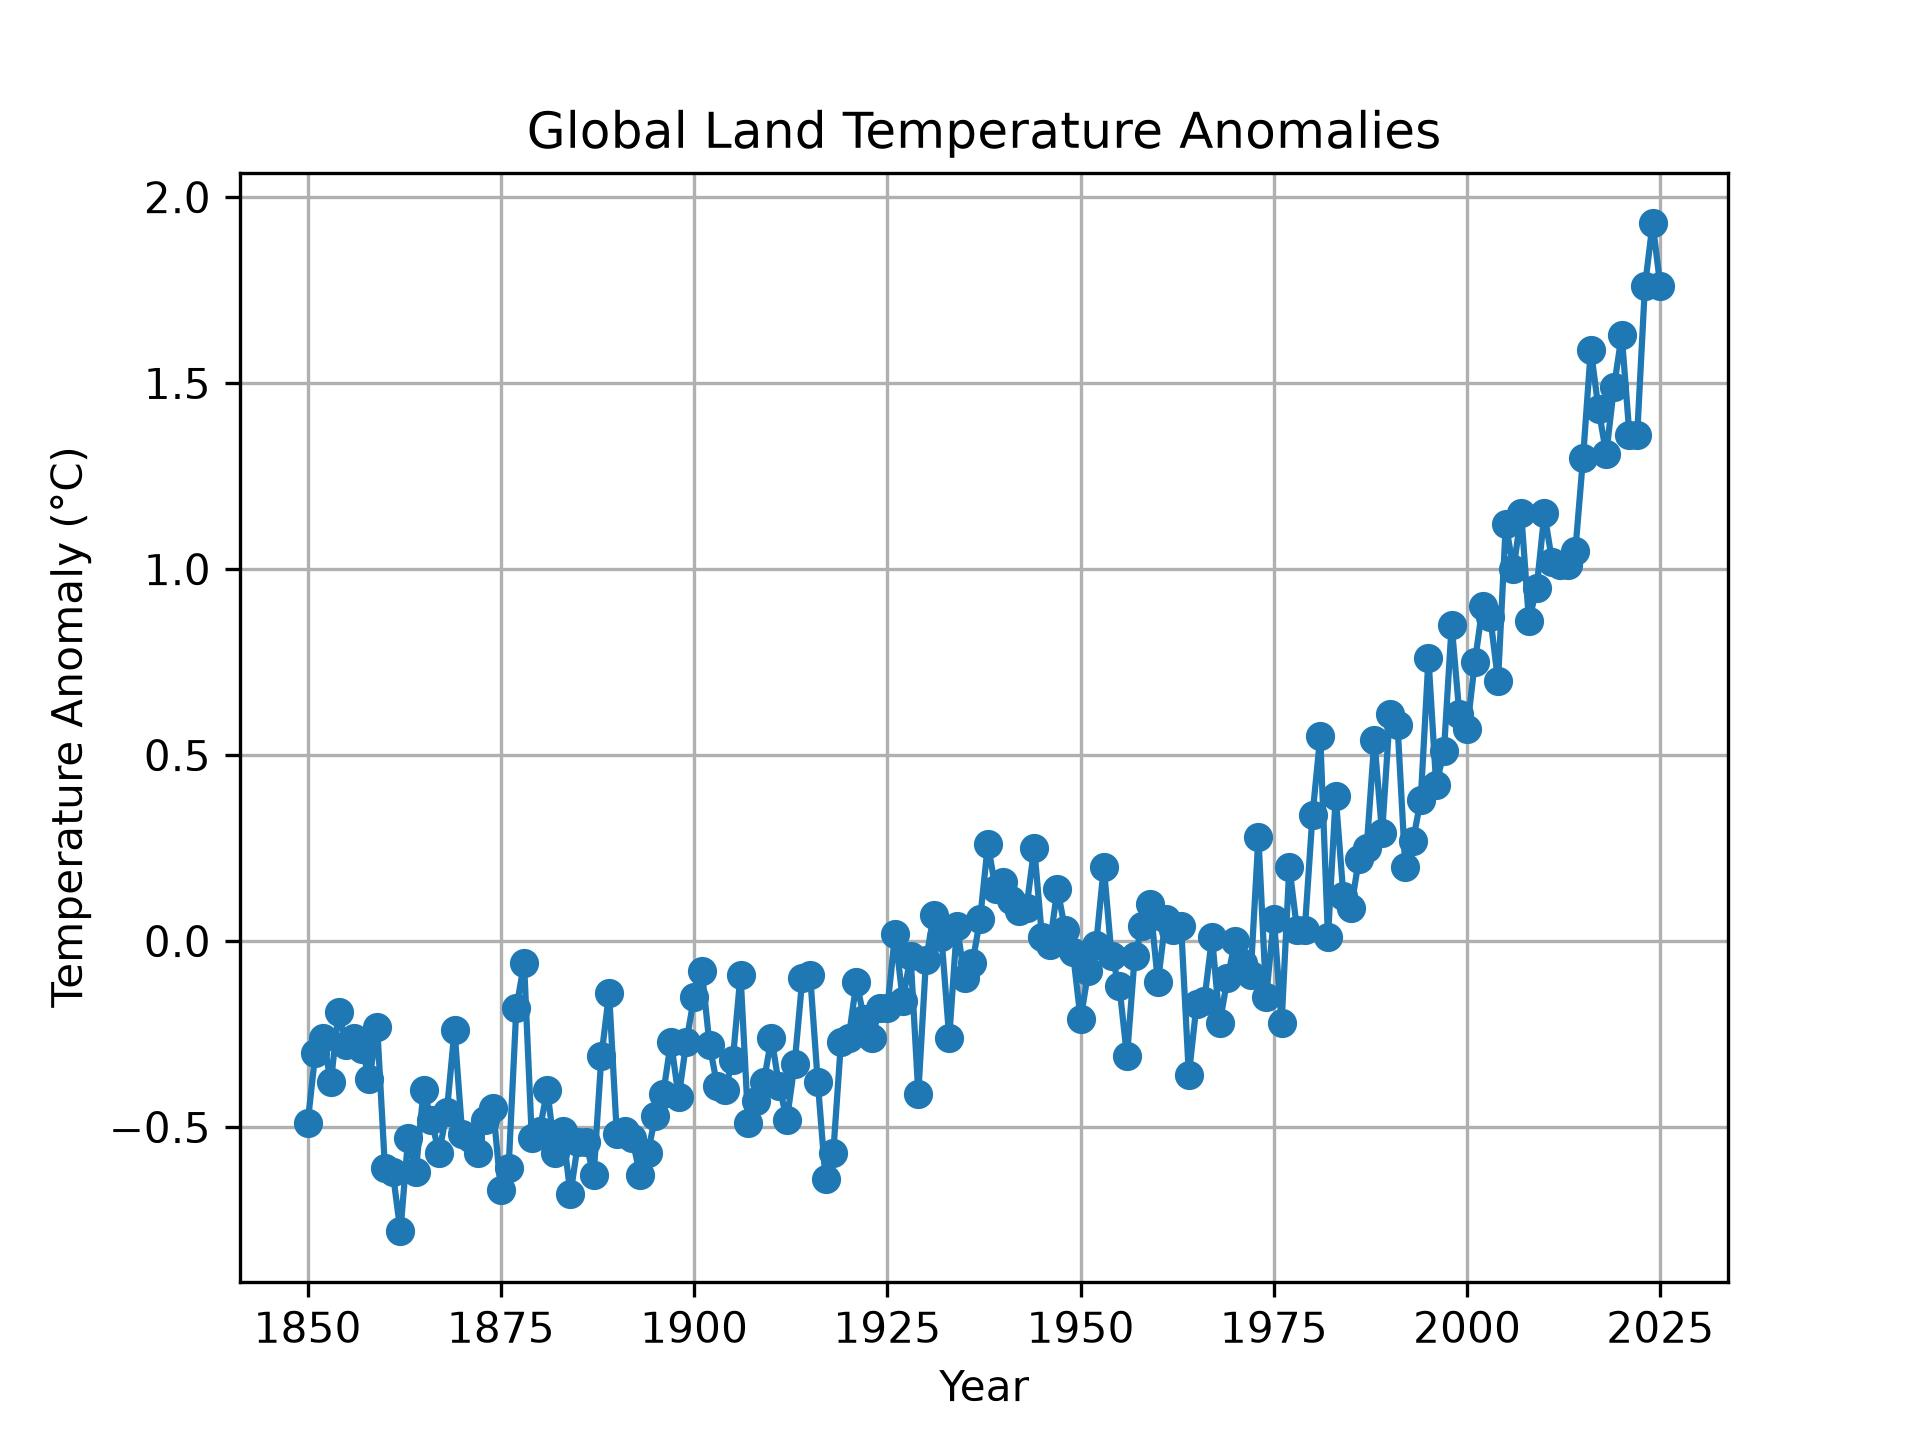

Reproduce this figure in Python.
from pathlib import Path
import pandas as pd
import matplotlib.pyplot as plt

# File paths for both datasets. Add data name for each path.
# Get the directory where this script is located
script_dir = Path(__file__).resolve().parent

# If the script is inside the "solution" folder,
# move up one additional directory level
if script_dir.name == "solution":
    repo_dir = script_dir.parents[2]
else:
    repo_dir = script_dir.parents[1]

# Create the path to the data directory
# using an absolute path based on the repository location
data_dir = repo_dir / "data_raw"

file_path = data_dir / 'NOAA.1850-2025.LND.csv'

data = pd.read_csv(file_path, comment='#')

print(data.head())

# XY plot function
plt.plot(data['Year'], data['Departure from Average'], marker='o')

# Label and title information
plt.xlabel('Year')
plt.ylabel('Temperature Anomaly (°C)')
plt.title('Global Land Temperature Anomalies')

# Turn on grids
plt.grid(True)

output_path = Path(__file__).with_suffix('.jpg')
plt.savefig(output_path, dpi=300)

plt.show()
